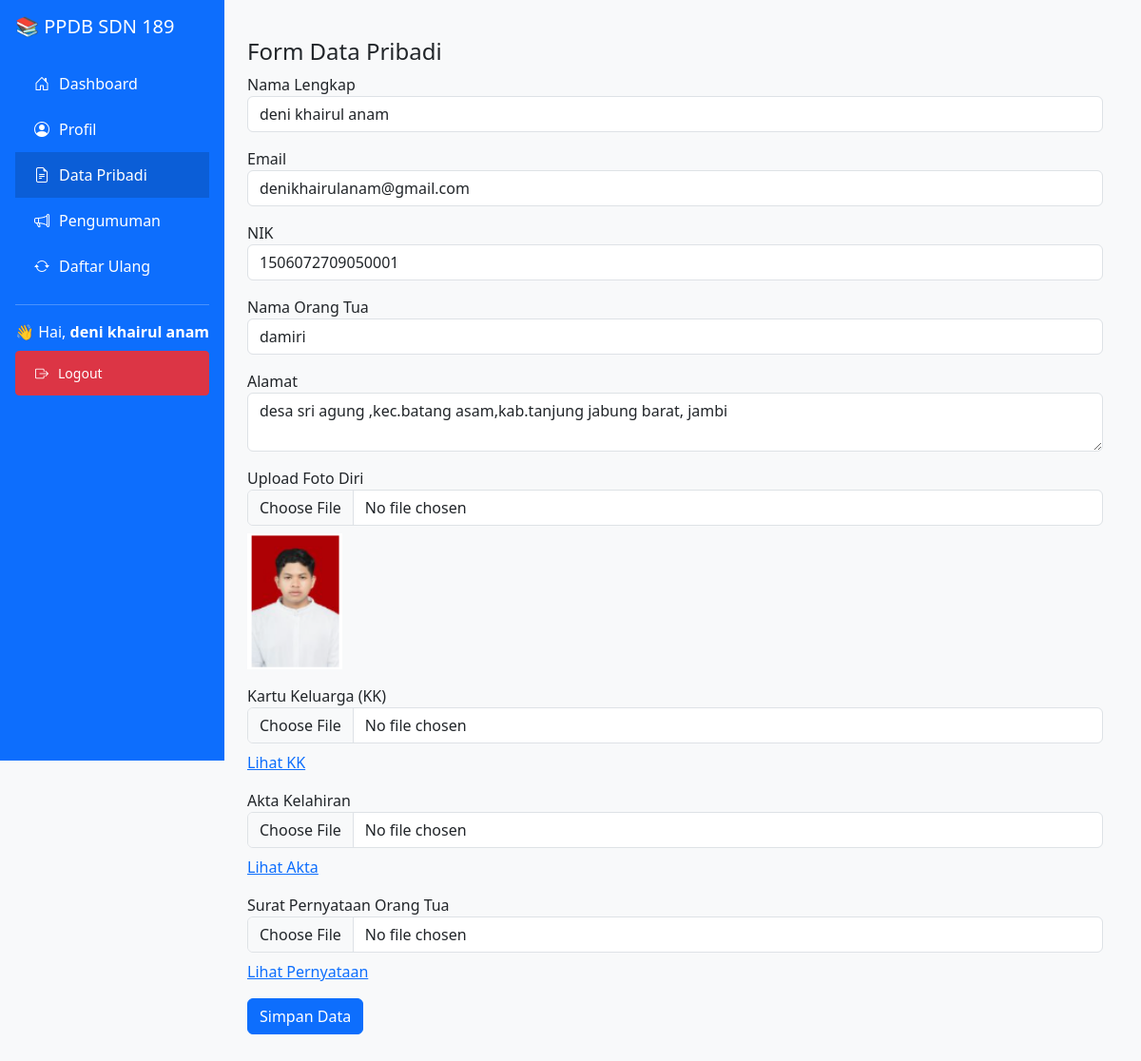
Screenshot of /mandiri/dashboard.php?page=data_pribadi (signed in) with the database file from the repository.
### tables this page shows
CREATE TABLE IF NOT EXISTS `users` (
  `id` int NOT NULL AUTO_INCREMENT,
  `username` varchar(50) NOT NULL,
  `password` varchar(255) NOT NULL,
  `email` varchar(100) DEFAULT NULL,
  `nama` varchar(100) DEFAULT NULL,
  `role` enum('admin','siswa') DEFAULT 'siswa',
  `foto` varchar(255) DEFAULT NULL,
  PRIMARY KEY (`id`),
  UNIQUE KEY `username` (`username`),
  UNIQUE KEY `email` (`email`)
);

CREATE TABLE IF NOT EXISTS `upload` (
  `id` int NOT NULL AUTO_INCREMENT,
  `user_id` int NOT NULL,
  `nik` varchar(20) DEFAULT NULL,
  `nama_ortu` varchar(100) DEFAULT NULL,
  `alamat` text,
  `kk` varchar(255) DEFAULT NULL,
  `akta` varchar(255) DEFAULT NULL,
  `pernyataan` varchar(255) DEFAULT NULL,
  `foto` varchar(255) DEFAULT NULL,
  `status_pendaftaran` enum('Menunggu','Diterima','Ditolak') DEFAULT 'Menunggu',
  `created_at` timestamp NULL DEFAULT CURRENT_TIMESTAMP,
  `pengumuman` text,
  `status` enum('Diterima','Ditolak','Belum Diverifikasi') DEFAULT 'Belum Diverifikasi',
  PRIMARY KEY (`id`),
  KEY `user_id` (`user_id`),
  CONSTRAINT `upload_ibfk_1` FOREIGN KEY (`user_id`) REFERENCES `users` (`id`)
);

### mandiri/pages/data_pribadi.php (the view, shortened to what this page needs)
<?php
require_once __DIR__ . '/../db.php';
$user_id = $_SESSION['user']['id'];
$ambil = $koneksi->prepare("SELECT * FROM upload WHERE user_id = ?");
$ambil->bind_param("i", $user_id);
$ambil->execute();
$result = $ambil->get_result();
$data = $result->fetch_assoc() ?: [];
?>
<h4>Form Data Pribadi</h4>
<form method="POST" enctype="multipart/form-data">
    <div class="mb-3">
        <label>Nama Lengkap</label>
        <input type="text" name="nama" class="form-control" value="<?= htmlspecialchars($_SESSION['user']['nama'] ?? '') ?>" required>
    </div>
    <div class="mb-3">
        <label>Email</label>
        <input type="email" name="email" class="form-control" value="<?= htmlspecialchars($_SESSION['user']['email'] ?? '') ?>" required>
    </div>
    <div class="mb-3">
        <label>NIK</label>
        <input type="text" name="nik" class="form-control" value="<?= htmlspecialchars($data['nik'] ?? '') ?>" required>
    </div>
    <div class="mb-3">
        <label>Nama Orang Tua</label>
        <input type="text" name="nama_ortu" class="form-control" value="<?= htmlspecialchars($data['nama_ortu'] ?? '') ?>" required>
    </div>
    <div class="mb-3">
        <label>Alamat</label>
        <textarea name="alamat" class="form-control" required><?= htmlspecialchars($data['alamat'] ?? '') ?></textarea>
    </div>
    <div class="mb-3">
        <label>Upload Foto Diri</label>
        <input type="file" name="foto" class="form-control">
        <?php if (!empty($data['foto'])): ?>
            <p class="mt-2"><img src="../upload/<?= htmlspecialchars($data['foto']) ?>" width="100" alt="Foto Siswa"></p>
        <?php endif; ?>
    </div>
    <div class="mb-3">
        <label>Kartu Keluarga (KK)</label>
        <input type="file" name="kk" class="form-control">
        <?php if (!empty($data['kk'])): ?>
            <p class="mt-2"><a href="../upload/<?= htmlspecialchars($data['kk']) ?>" target="_blank">Lihat KK</a></p>
        <?php endif; ?>
    </div>
    <div class="mb-3">
        <label>Akta Kelahiran</label>
        <input type="file" name="akta" class="form-control">
        <?php if (!empty($data['akta'])): ?>
            <p class="mt-2"><a href="../upload/<?= htmlspecialchars($data['akta']) ?>" target="_blank">Lihat Akta</a></p>
        <?php endif; ?>
    </div>
    <div class="mb-3">
        <label>Surat Pernyataan Orang Tua</label>
        <input type="file" name="pernyataan" class="form-control">
        <?php if (!empty($data['pernyataan'])): ?>
            <p class="mt-2"><a href="../upload/<?= htmlspecialchars($data['pernyataan']) ?>" target="_blank">Lihat Pernyataan</a></p>
        <?php endif; ?>
    </div>
    <button type="submit" class="btn btn-primary">Simpan Data</button>
</form>

### mandiri/dashboard.php (shortened to what this page needs)
<?php
require 'db.php';
$user_id = $_SESSION['user']['id'];
$query = $koneksi->prepare("SELECT * FROM users WHERE id = ?");
$query->bind_param("i", $user_id);
$query->execute();
$result = $query->get_result();
$user = $_SESSION['user'];
?>
<!DOCTYPE html>
<html lang="id">
<head>
    <link href="https://cdn.jsdelivr.net/npm/bootstrap@5.3.0/dist/css/bootstrap.min.css" rel="stylesheet">
    <link href="https://cdn.jsdelivr.net/npm/bootstrap-icons@1.10.5/font/bootstrap-icons.css" rel="stylesheet">
</head>
<body>
    <div class="sidebar p-3">
        <h5 class="text-white mb-4">📚 PPDB SDN 189 </h5>
        <a href="dashboard.php" class="<?= !isset($_GET['page']) ? 'active' : '' ?>"><i class="bi bi-house-door"></i>Dashboard</a>
        <a href="dashboard.php?page=profil" class="<?= ($_GET['page'] ?? '') === 'profil' ? 'active' : '' ?>"><i class="bi bi-person-circle"></i>Profil</a>
        <a href="dashboard.php?page=data_pribadi" class="<?= ($_GET['page'] ?? '') === 'data_pribadi' ? 'active' : '' ?>"><i class="bi bi-file-earmark-text"></i>Data Pribadi</a>
        <a href="dashboard.php?page=pengumuman" class="<?= ($_GET['page'] ?? '') === 'pengumuman' ? 'active' : '' ?>"><i class="bi bi-megaphone"></i>Pengumuman</a>
        <a href="dashboard.php?page=daftar_ulang" class="<?= ($_GET['page'] ?? '') === 'daftar_ulang' ? 'active' : '' ?>"><i class="bi bi-arrow-repeat"></i>Daftar Ulang</a>
        <hr class="bg-light">
        <div class="mb-2">👋 Hai, <strong><?= htmlspecialchars($user['nama'] ?? '') ?></strong></div>
        <a href="logout.php" class="btn btn-danger btn-sm w-100 mt-2">
            <i class="bi bi-box-arrow-right"></i> Logout
        </a>
    </div>
    <div class="content">
        <?php
        if (isset($_GET['page'])) {
            $page = $_GET['page'];
            $allowed_pages = ['profil', 'data_pribadi', 'pengumuman', 'daftar_ulang'];
            if (in_array($page, $allowed_pages)) {
                include "pages/{$page}.php";
            } else {
                echo "<div class='alert alert-danger'>Halaman tidak ditemukan.</div>";
            }
        }
        ?>
    </div>
</body>
</html>

### mandiri/dashboard.php (style rules this page uses)
body { background-color: #f8f9fa; }
.sidebar { height: 100vh; background-color: #0d6efd; color: white; position: fixed; }
.sidebar a { color: white; display: flex; align-items: center; padding: 12px 20px; text-decoration: none; transition: background 0.2s ease; }
.sidebar a i { margin-right: 10px; }
.sidebar a:hover, .sidebar .active { background-color: #0b5ed7; }
.content { margin-left: 220px; padding: 40px; }

### rows the page displays
users: nama "deni khairul anam"
upload: nik "1506072709050001", nama_ortu "damiri", alamat "desa sri agung ,kec.batang asam,kab.tanjung jabung barat, jambi", foto (picture)
